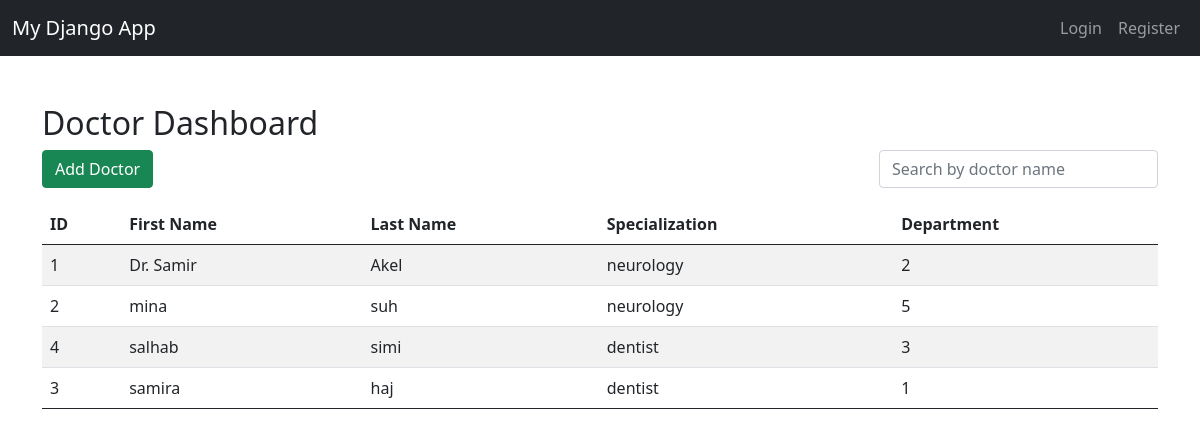
The app's page /user/doctor/ with its own data.
### user/models.py (models this page shows, shortened)
class Doctor(models.Model):
    firstname = models.CharField(max_length=255)
    lastname = models.CharField(max_length=255)
    specialization = models.CharField(max_length=255)
    department = models.CharField(max_length=255)

### user/views.py (the view)
# urls.py: path('doctor/', doctor_list, name='doctor'),
def doctor_list(request):
    query = request.GET.get('q', '')
    doctors = Doctor.objects.all()
    if query:
        doctors = doctors.filter(
            Q(firstname__icontains=query) |
            Q(lastname__icontains=query)
        )
    doctors = doctors.order_by('firstname')
    return render(request, 'doctor/doctor.html', {'doctors': doctors})

### user/templates/doctor/doctor.html (shortened to what this page needs)
{% extends "base.html" %}
{% block content %}
    <div class="container mt-5">
        <div class="d-flex justify-content-between">
            <h2 class="text-center">Doctor Dashboard</h2>
        </div>
        <div class="d-flex justify-content-between mb-3">
            <a class="btn btn-success" href="{% url 'create-doctor' %}">Add Doctor</a>
            <input type="text" id="search" class="form-control w-25" placeholder="Search by doctor name" value="{{ request.GET.q|default:'' }}">
        </div>
        <table class="table table-striped">
            <thead>
                <tr>
                    <th>ID</th>
                    <th>First Name</th>
                    <th>Last Name</th>
                    <th>Specialization</th>
                    <th>Department</th>
                </tr>
            </thead>
            <tbody id="doctorTable">
                {% for doctor in doctors %}
                <tr>
                    <td>{{ doctor.id }}</td>
                    <td>{{ doctor.firstname }}</td>
                    <td>{{ doctor.lastname }}</td>
                    <td>{{ doctor.specialization }}</td>
                    <td>{{ doctor.department }}</td>
                </tr>
                {% empty %}
                <tr>
                    <td colspan="5" class="text-center">No doctors available</td>
                </tr>
                {% endfor %}
            </tbody>
    </div>
{% endblock %}

### records on screen
Doctor: id "1", firstname "Dr. Samir", lastname "Akel", specialization "neurology", department "2"
Doctor: id "2", firstname "mina", lastname "suh", specialization "neurology", department "5"
Doctor: id "4", firstname "salhab", lastname "simi", specialization "dentist", department "3"
Doctor: id "3", firstname "samira", lastname "haj", specialization "dentist", department "1"
